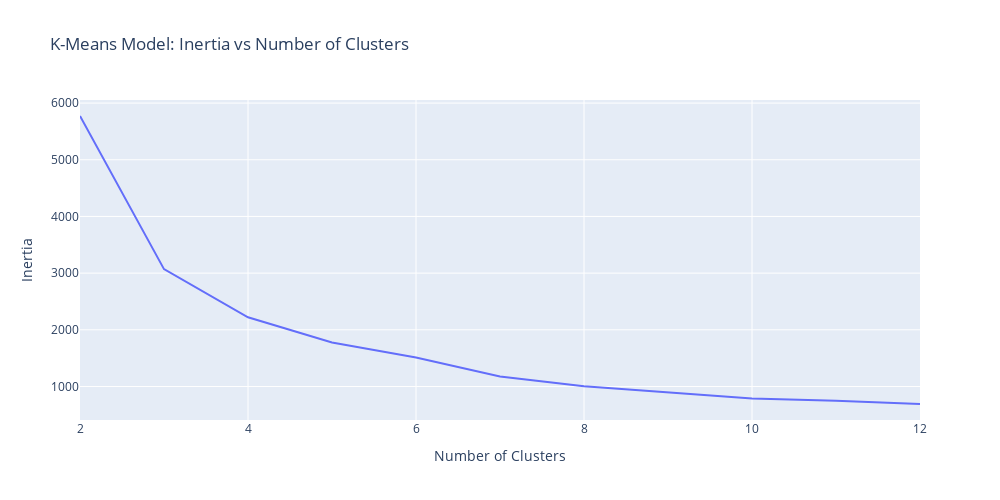

Write notebook code for a chart like this one.
### Code cell
# Create line plot of `inertia_errors` vs `n_clusters`
fig = px.line(
    x = n_clusters,
    y = inertia_errors,
    title = "K-Means Model: Inertia vs Number of Clusters",
    height=500, 
    width=1000
)

fig.update_layout(xaxis_title="Number of Clusters", yaxis_title="Inertia")
fig.show()

### Figure 1 — Plotly figure (JSON) as saved in the notebook; plotly's stock layout.template omitted (floating-point values rounded to 4 significant figures)
{"data": [{"hovertemplate": "x=%{x}<br>y=%{y}<extra></extra>", "legendgroup": "", "line": {"color": "#636efa", "dash": "solid"}, "marker": {"symbol": "circle"}, "mode": "lines", "name": "", "orientation": "v", "showlegend": false, "type": "scatter", "x": [2, 3, 4, 5, 6, 7, 8, 9, 10, 11, 12], "xaxis": "x", "y": [5772.0, 3070.0, 2220.0, 1778.0, 1510.0, 1178.0, 1004.0, 898.1, 787.8, 748.9, 691.0], "yaxis": "y"}], "layout": {"height": 500, "legend": {"tracegroupgap": 0}, "title": {"text": "K-Means Model: Inertia vs Number of Clusters"}, "width": 1000, "xaxis": {"anchor": "y", "domain": [0, 1], "title": {"text": "Number of Clusters"}}, "yaxis": {"anchor": "x", "domain": [0, 1], "title": {"text": "Inertia"}}}}
